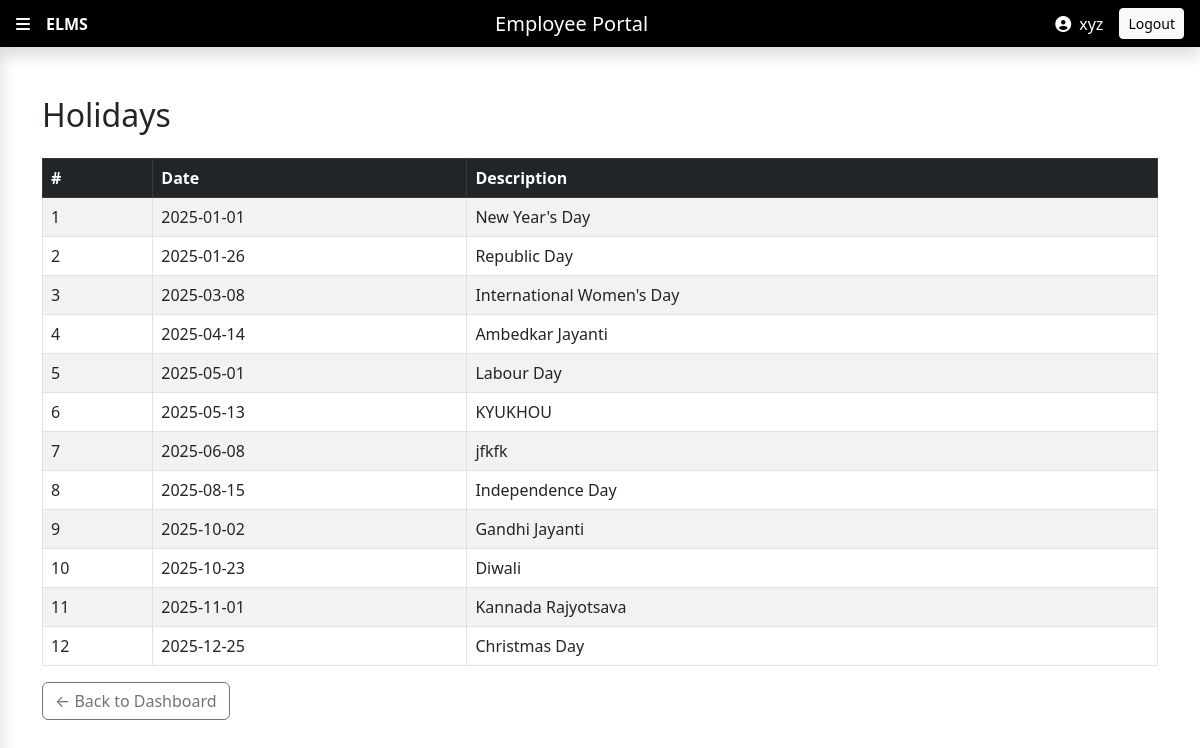
The page /holidays.php (signed in) on the database its author committed.
### tables this page shows
CREATE TABLE `holidays` (
  `holiday_id` int(11) NOT NULL,
  `holiday_date` date DEFAULT NULL,
  `description` varchar(255) DEFAULT NULL
);

### holidays.php (the view, shortened to what this page needs)
<?php
include 'includes/db.php';
include 'includes/header.php';
if($_SESSION['role']==='admin') {
    $page='admin_dashboard.php';
}
else{
    $page= 'user_dashboard.php';
}
?>
<!DOCTYPE html>
<html lang="en">
<head>
  <link rel="stylesheet" href="https://cdn.jsdelivr.net/npm/bootstrap@5.3.0/dist/css/bootstrap.min.css">
</head>
<body class="d-flex flex-column min-vh-100">
  <main class="flex-grow-1 container mt-4">
  <div class="d-flex justify-content-between align-items-center mb-3">
    <h2>Holidays</h2>
  </div>
    <table class="table table-bordered table-striped mt-3">
      <thead class="table-dark">
        <tr>
          <th>#</th>
          <th>Date</th>
          <th>Description</th>
        </tr>
      </thead>
      <tbody>
        <?php
        $result = $conn->query("SELECT * FROM Holidays ORDER BY holiday_date ASC");
        if ($result->num_rows > 0) {
            $i = 1;
            while ($row = $result->fetch_assoc()) {
                echo "<tr>
                        <td>{$i}</td>
                        <td>{$row['holiday_date']}</td>
                        <td>{$row['description']}</td>
                      </tr>";
                $i++;
            }
        } else {
            echo "<tr><td colspan='3' class='text-center'>No holidays found.</td></tr>";
        }
        ?>
      </tbody>
    </table>
    <?php echo "<a href=$page class='btn btn-outline-secondary'>← Back to Dashboard</a>"?>
  </main>
</body>
</html>

### rows shown on the page
holidays: holiday_date "2025-01-01", description "New Year's Day"
holidays: holiday_date "2025-01-26", description "Republic Day"
holidays: holiday_date "2025-03-08", description "International Women's Day"
holidays: holiday_date "2025-04-14", description "Ambedkar Jayanti"
holidays: holiday_date "2025-05-01", description "Labour Day"
holidays: holiday_date "2025-05-13", description "KYUKHOU"
holidays: holiday_date "2025-06-08", description "jfkfk"
holidays: holiday_date "2025-08-15", description "Independence Day"
holidays: holiday_date "2025-10-02", description "Gandhi Jayanti"
holidays: holiday_date "2025-10-23", description "Diwali"
holidays: holiday_date "2025-11-01", description "Kannada Rajyotsava"
holidays: holiday_date "2025-12-25", description "Christmas Day"

### other values the page prints
$dashboard "Employee Portal"
$name "xyz"
